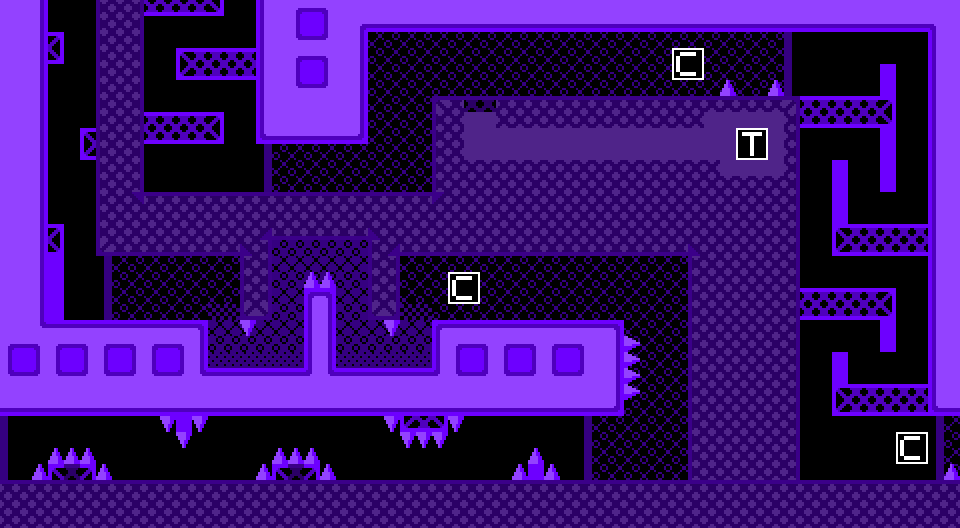

A 2D game scene composited from a Tiled map and its tileset images. What follows is a short description and the map's XML, with each tile layer's data collapsed to a summary:
An orthogonal 60x33 tile map with 16x16 px tiles, 6 tile layers (BackG, Solid, Spikes, ForeG, ...), 2 tilesets.

<map version="1.9" tiledversion="1.9.2" orientation="orthogonal" renderorder="right-down" width="60" height="33" tilewidth="16" tileheight="16" infinite="0" nextlayerid="12" nextobjectid="2">
 <tileset firstgid="1" source="24c Block Tileset (v0.1).tsx" />
 <tileset firstgid="5185" source="24c Interactives - MapBlocks.tsx" />
 <layer id="3" name="BackG" width="60" height="33">
  <data>[1980 cells, 1035 non-empty, 10 distinct tile ids]</data>
 </layer>
 <layer id="1" name="Solid" width="60" height="33">
  <data>[1980 cells, 1140 non-empty, 33 distinct tile ids]</data>
 </layer>
 <layer id="6" name="Spikes" width="60" height="33">
  <data>[1980 cells, 32 non-empty, 3 distinct tile ids]</data>
 </layer>
 <layer id="4" name="ForeG" width="60" height="33">
  <data>[1980 cells, 0 non-empty, 0 distinct tile ids]</data>
 </layer>
 <layer id="7" name="Properties/Misc" width="60" height="33">
  <properties>
   <property name="additionalTitle" value="" />
   <property name="bgCol" type="color" value="#ff1d0034" />
   <property name="bgCol2" type="color" value="#ff1a002d" />
   <property name="bgHorizontal" type="bool" value="true" />
   <property name="bgVertical" type="bool" value="false" />
   <property name="levelTitle" value="Purple Knot" />
   <property name="loopDown" type="bool" value="false" />
   <property name="loopLeft" type="bool" value="true" />
   <property name="loopRight" type="bool" value="true" />
   <property name="loopUp" type="bool" value="false" />
  </properties>
  <data>[1980 cells, 0 non-empty, 0 distinct tile ids]</data>
 </layer>
 <layer id="10" name="Interactables" width="60" height="33">
  <data>[1980 cells, 4 non-empty, 2 distinct tile ids]</data>
 </layer>
 <objectgroup id="11" name="Object Interactables" />
</map>
